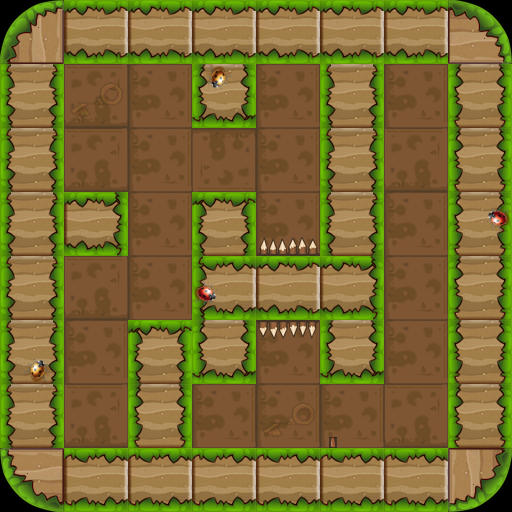

Below is a game level as drawn by its tile map, then a one-line description and the .tmx that defines it (tile-layer data replaced by summaries):
An orthogonal 8x8 tile map with 64x64 px tiles, 3 tile layers (bg1, fg1, fg2) and 21 objects (10x wall, 3x enemy, 2x ding, key, door, ...).

<map version="1.0" orientation="orthogonal" renderorder="right-down" width="8" height="8" tilewidth="64" tileheight="64">
 <properties>
  <property name="maxStep" value="8" />
 </properties>
 <tileset firstgid="1" name="lv2map" tilewidth="64" tileheight="64">
  <image source="lv2map.png" width="256" height="256" />
 </tileset>
 <layer name="bg1" width="8" height="8">
  <data>[64 cells, 64 non-empty, 3 distinct tile ids]</data>
 </layer>
 <layer name="fg1" width="8" height="8">
  <data>[64 cells, 41 non-empty, 4 distinct tile ids]</data>
 </layer>
 <layer name="fg2" width="8" height="8">
  <data>[64 cells, 5 non-empty, 3 distinct tile ids]</data>
 </layer>
 <objectgroup name="obj1">
  <object name="wall" x="0" y="0" width="64" height="512" />
  <object name="wall" x="448" y="0" width="64" height="512" />
  <object name="wall" x="0" y="0" width="512" height="64" />
  <object name="wall" x="0" y="448" width="512" height="64" />
  <object name="wall" x="192" y="192" width="64" height="192" />
  <object name="wall" x="320" y="64" width="64" height="320" />
  <object name="wall" x="128" y="320" width="64" height="192" />
  <object name="ding" x="256" y="243" width="64" height="13" />
  <object name="key" x="64" y="128" width="64" height="64">
   <properties>
    <property name="active" value="false" />
   </properties>
  </object>
  <object name="wall" x="192" y="256" width="192" height="64" />
  <object name="door" x="256" y="64" width="64" height="64" />
  <object name="player" x="64" y="128" width="64" height="64" />
  <object name="enemy" x="192" y="128" width="64" height="64" />
  <object name="enemy" x="384" y="384" width="64" height="64">
   <properties>
    <property name="target" value="fazhen_B" />
   </properties>
  </object>
  <object name="banziL" x="320" y="384" width="13" height="64">
   <properties>
    <property name="isOver" value="false" />
   </properties>
  </object>
  <object name="enemy" x="128" y="256" width="64" height="64" />
  <object name="fazhen_B" x="64" y="384" width="64" height="64">
   <properties>
    <property name="target" value="fazhen_A" />
   </properties>
  </object>
  <object name="wall" x="192" y="0" width="64" height="128" />
  <object name="wall" x="0" y="192" width="128" height="64" />
  <object name="ding" x="256" y="320" width="64" height="13" />
  <object name="fazhen_A" x="384" y="64" width="64" height="64">
   <properties>
    <property name="target" value="fazhen_B" />
   </properties>
  </object>
 </objectgroup>
</map>
